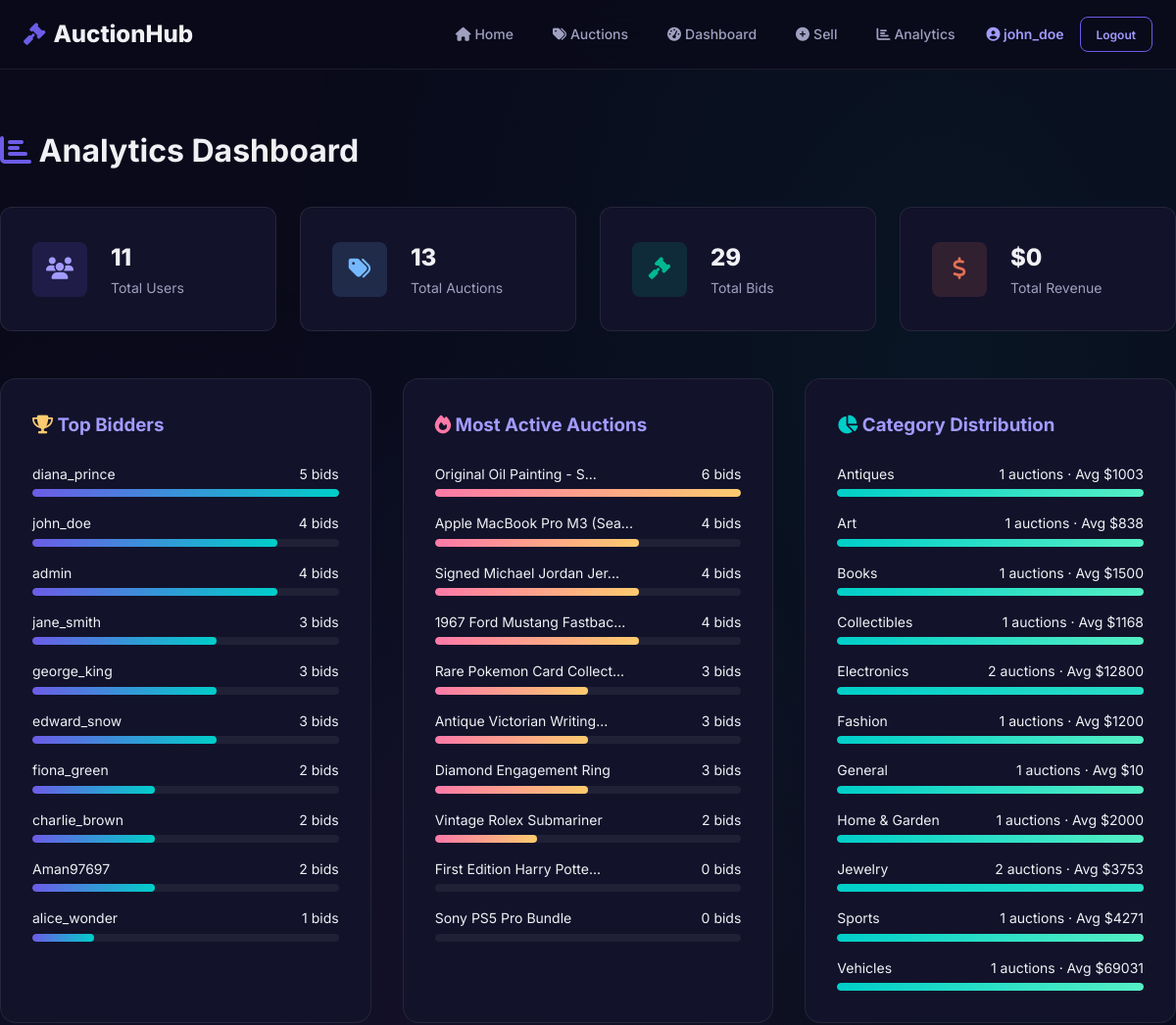
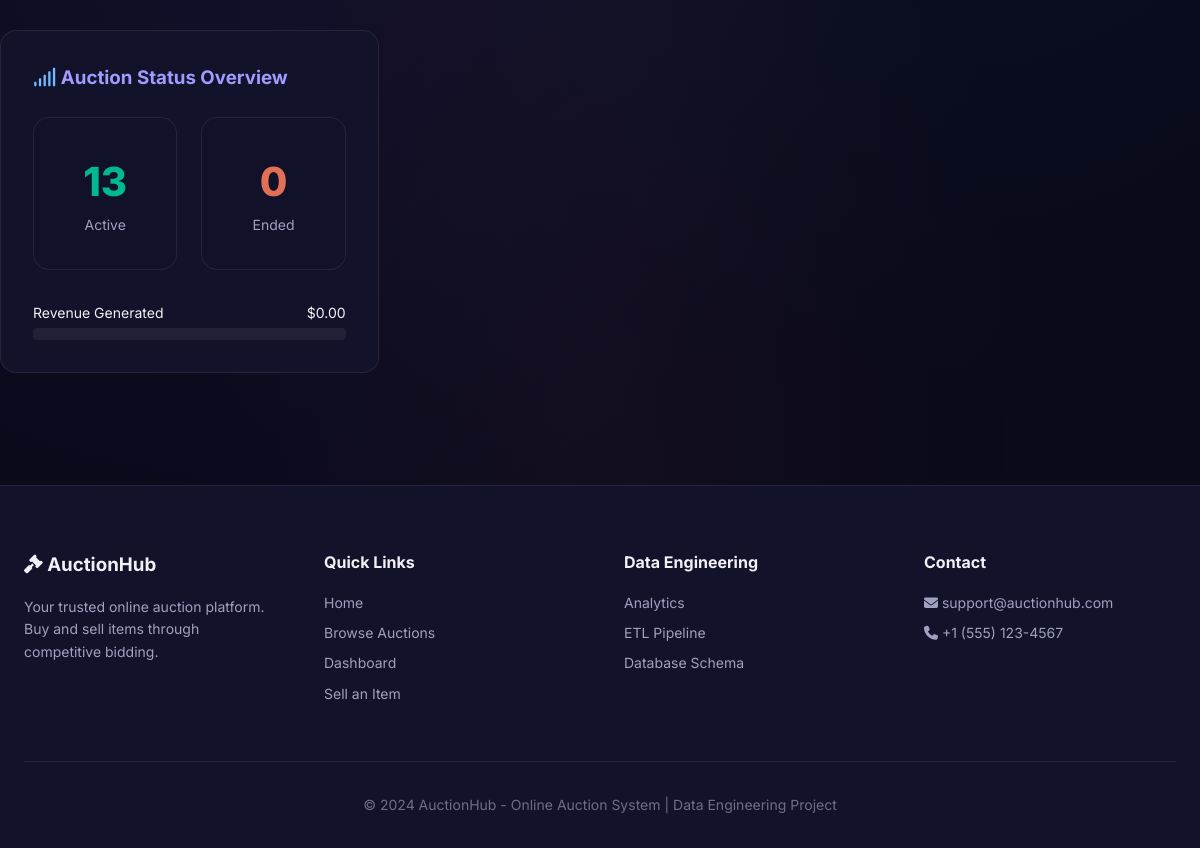
Screenshot of /analytics (signed in) with the database file from the repository (2 pictures, top to bottom).
### models.py (models this page shows, shortened)
class User(UserMixin, db.Model):
    __tablename__ = 'users'
    id = db.Column(db.Integer, primary_key=True, autoincrement=True)
    username = db.Column(db.String(80), unique=True, nullable=False, index=True)
    email = db.Column(db.String(120), unique=True, nullable=False, index=True)
    password_hash = db.Column(db.String(256), nullable=False)
    full_name = db.Column(db.String(150), nullable=True)
    phone = db.Column(db.String(20), nullable=True)
    created_at = db.Column(db.DateTime, default=lambda: datetime.now(timezone.utc))
    is_active = db.Column(db.Boolean, default=True)
    items = db.relationship('Item', backref='seller', lazy='dynamic')
    bids = db.relationship('Bid', backref='bidder', lazy='dynamic')
    won_auctions = db.relationship('Auction', backref='winner',
                                   foreign_keys='Auction.winner_id', lazy='dynamic')

class Auction(db.Model):
    __tablename__ = 'auctions'
    id = db.Column(db.Integer, primary_key=True, autoincrement=True)
    item_id = db.Column(db.Integer, db.ForeignKey('items.id'), nullable=False)
    starting_price = db.Column(db.Float, nullable=False)
    current_price = db.Column(db.Float, nullable=False)
    start_time = db.Column(db.DateTime, default=lambda: datetime.now(timezone.utc))
    end_time = db.Column(db.DateTime, nullable=False)
    status = db.Column(db.String(20), default='active')  # active, ended, cancelled
    winner_id = db.Column(db.Integer, db.ForeignKey('users.id'), nullable=True)
    bid_count = db.Column(db.Integer, default=0)
    created_at = db.Column(db.DateTime, default=lambda: datetime.now(timezone.utc))
    bids = db.relationship('Bid', backref='auction', lazy='dynamic',
                           order_by='Bid.amount.desc()')

class Item(db.Model):
    __tablename__ = 'items'
    id = db.Column(db.Integer, primary_key=True, autoincrement=True)
    title = db.Column(db.String(200), nullable=False)
    description = db.Column(db.Text, nullable=True)
    image_url = db.Column(db.String(500), nullable=True)
    category = db.Column(db.String(100), nullable=True)
    seller_id = db.Column(db.Integer, db.ForeignKey('users.id'), nullable=False)
    created_at = db.Column(db.DateTime, default=lambda: datetime.now(timezone.utc))
    auctions = db.relationship('Auction', backref='item', lazy='dynamic')

### app.py (the view)
    @app.route('/analytics')
    @login_required
    def analytics():
        check_and_close_auctions()
        from sqlalchemy import func
        top_bidders = db.session.query(
            User.username,
            func.count(Bid.id).label('bid_count'),
            func.sum(Bid.amount).label('total_amount')
        ).join(Bid, User.id == Bid.bidder_id).group_by(User.username).order_by(
            func.count(Bid.id).desc()
        ).limit(10).all()
        active_auctions = db.session.query(
            Auction.id,
            Item.title,
            Auction.current_price,
            Auction.bid_count,
            Auction.status
        ).join(Item, Auction.item_id == Item.id).order_by(
            Auction.bid_count.desc()
        ).limit(10).all()
        total_revenue = db.session.query(
            func.sum(Auction.current_price)
        ).filter(Auction.status == 'ended', Auction.winner_id.isnot(None)).scalar() or 0
        category_stats = db.session.query(
            Item.category,
            func.count(Auction.id).label('auction_count'),
            func.avg(Auction.current_price).label('avg_price')
        ).join(Auction, Item.id == Auction.item_id).group_by(
            Item.category
        ).all()
        total_users = User.query.count()
        total_auctions = Auction.query.count()
        total_bids = Bid.query.count()
        active_count = Auction.query.filter_by(status='active').count()
        ended_count = Auction.query.filter_by(status='ended').count()
        return render_template('analytics.html',
                               top_bidders=top_bidders,
                               active_auctions=active_auctions,
                               total_revenue=total_revenue,
                               category_stats=category_stats,
                               total_users=total_users,
                               total_auctions=total_auctions,
                               total_bids=total_bids,
                               active_count=active_count,
                               ended_count=ended_count)

### app.py (called while the page is built)
def utcnow():
    return datetime.utcnow()

### templates/analytics.html (shortened to what this page needs)
{% extends "base.html" %}
{% block content %}
<div class="container analytics">
    <div class="section-header">
        <h1 class="section-title"><i class="fas fa-chart-bar" style="color: var(--primary);"></i> Analytics Dashboard</h1>
    </div>
    <div class="dashboard-stats" style="margin-bottom: var(--space-2xl);">
        <div class="dash-stat animate-in">
            <div class="dash-stat-icon purple"><i class="fas fa-users"></i></div>
            <div><div class="dash-stat-number">{{ total_users }}</div><div class="dash-stat-label">Total Users</div></div>
        </div>
        <div class="dash-stat animate-in">
            <div class="dash-stat-icon blue"><i class="fas fa-tags"></i></div>
            <div><div class="dash-stat-number">{{ total_auctions }}</div><div class="dash-stat-label">Total Auctions</div></div>
        </div>
        <div class="dash-stat animate-in">
            <div class="dash-stat-icon green"><i class="fas fa-gavel"></i></div>
            <div><div class="dash-stat-number">{{ total_bids }}</div><div class="dash-stat-label">Total Bids</div></div>
        </div>
        <div class="dash-stat animate-in">
            <div class="dash-stat-icon red"><i class="fas fa-dollar-sign"></i></div>
            <div><div class="dash-stat-number">${{ "%.0f"|format(total_revenue) }}</div><div class="dash-stat-label">Total Revenue</div></div>
        </div>
    </div>
    <div class="analytics-grid">
        <div class="chart-card animate-in">
            <h3><i class="fas fa-trophy" style="color: var(--warning);"></i> Top Bidders</h3>
            {% if top_bidders %}
            <div class="bar-chart">
                {% for bidder in top_bidders %}
                <div class="bar-item">
                    <div class="bar-label">
                        <span>{{ bidder[0] }}</span>
                        <span>{{ bidder[1] }} bids</span>
                    </div>
                    <div class="bar-track">
                        <div class="bar-fill" style="width: {{ (bidder[1] / top_bidders[0][1] * 100) if top_bidders[0][1] > 0 else 0 }}%;"></div>
                    </div>
                </div>
                {% endfor %}
            </div>
            {% else %}
            <div class="empty-state"><p>No bidding data yet</p></div>
            {% endif %}
        </div>
        <div class="chart-card animate-in">
            <h3><i class="fas fa-fire" style="color: var(--accent);"></i> Most Active Auctions</h3>
            {% if active_auctions %}
            <div class="bar-chart">
                {% for auction in active_auctions %}
                <div class="bar-item">
                    <div class="bar-label">
                        <span>{{ auction[1][:25] }}{% if auction[1]|length > 25 %}...{% endif %}</span>
                        <span>{{ auction[3] }} bids</span>
                    </div>
                    <div class="bar-track">
                        <div class="bar-fill" style="width: {{ (auction[3] / active_auctions[0][3] * 100) if active_auctions[0][3] > 0 else 0 }}%; background: linear-gradient(90deg, var(--accent), var(--warning));"></div>
                    </div>
                </div>
                {% endfor %}
            </div>
            {% else %}
            <div class="empty-state"><p>No auction data yet</p></div>
            {% endif %}
        </div>
        <div class="chart-card animate-in">
            <h3><i class="fas fa-chart-pie" style="color: var(--secondary);"></i> Category Distribution</h3>
            {% if category_stats %}
            <div class="bar-chart">
                {% for stat in category_stats %}
                <div class="bar-item">
                    <div class="bar-label">
                        <span>{{ stat[0] or 'General' }}</span>
                        <span>{{ stat[1] }} auctions · Avg ${{ "%.0f"|format(stat[2]) }}</span>
                    </div>
                    <div class="bar-track">
                        <div class="bar-fill" style="width: {{ (stat[1] / category_stats[0][1] * 100) if category_stats[0][1] > 0 else 0 }}%; background: linear-gradient(90deg, var(--secondary), var(--secondary-light));"></div>
                    </div>
                </div>
                {% endfor %}
            </div>
            {% else %}
            <div class="empty-state"><p>No category data yet</p></div>
            {% endif %}
        </div>
        <div class="chart-card animate-in">
            <h3><i class="fas fa-signal" style="color: var(--info);"></i> Auction Status Overview</h3>
            <div style="display: grid; grid-template-columns: 1fr 1fr; gap: var(--space-lg); margin-top: var(--space-lg);">
                <div class="glass-card" style="text-align: center;">
                    <div style="font-size: var(--font-size-3xl); font-weight: 800; color: var(--success);">{{ active_count }}</div>
                    <div style="color: var(--text-secondary); font-size: var(--font-size-sm);">Active</div>
                </div>
                <div class="glass-card" style="text-align: center;">
                    <div style="font-size: var(--font-size-3xl); font-weight: 800; color: var(--danger);">{{ ended_count }}</div>
                    <div style="color: var(--text-secondary); font-size: var(--font-size-sm);">Ended</div>
                </div>
            </div>
            <div style="margin-top: var(--space-xl);">
                <div class="bar-item">
                    <div class="bar-label"><span>Revenue Generated</span><span>${{ "%.2f"|format(total_revenue) }}</span></div>
                    <div class="bar-track" style="height: 12px;">
                    </div>
                </div>
            </div>
        </div>
    </div>
</div>
{% endblock %}

### templates/base.html (shortened to what this page needs)
<!DOCTYPE html>
<html lang="en">
<head>
    <link rel="stylesheet" href="https://cdnjs.cloudflare.com/ajax/libs/font-awesome/6.5.1/css/all.min.css">
    <link rel="stylesheet" href="{{ url_for('static', filename='css/style.css') }}">
</head>
<body>
    <nav class="navbar" id="main-navbar">
        <div class="nav-container">
            <a href="{{ url_for('index') }}" class="nav-logo">
                <i class="fas fa-gavel"></i>
                <span>AuctionHub</span>
            </a>
            <div class="nav-links" id="nav-links">
                <a href="{{ url_for('index') }}" class="nav-link"><i class="fas fa-home"></i> Home</a>
                <a href="{{ url_for('auctions') }}" class="nav-link"><i class="fas fa-tags"></i> Auctions</a>
                {% if current_user.is_authenticated %}
                <a href="{{ url_for('dashboard') }}" class="nav-link"><i class="fas fa-tachometer-alt"></i> Dashboard</a>
                <a href="{{ url_for('create_auction') }}" class="nav-link"><i class="fas fa-plus-circle"></i> Sell</a>
                <a href="{{ url_for('analytics') }}" class="nav-link"><i class="fas fa-chart-bar"></i> Analytics</a>
                <div class="nav-user">
                    <span class="nav-username"><i class="fas fa-user-circle"></i> {{ current_user.username }}</span>
                    <a href="{{ url_for('logout') }}" class="btn btn-outline btn-sm">Logout</a>
                </div>
                {% else %}
                <a href="{{ url_for('login') }}" class="btn btn-outline btn-sm">Login</a>
                <a href="{{ url_for('register') }}" class="btn btn-primary btn-sm">Register</a>
                {% endif %}
            </div>
        </div>
    </nav>
    <main class="main-content">
        {% block content %}{% endblock %}
    </main>
    <footer class="footer">
        <div class="container">
            <div class="footer-grid">
                <div class="footer-col">
                    <h3><i class="fas fa-gavel"></i> AuctionHub</h3>
                    <p>Your trusted online auction platform. Buy and sell items through competitive bidding.</p>
                </div>
                <div class="footer-col">
                    <h4>Quick Links</h4>
                    <a href="{{ url_for('index') }}">Home</a>
                    <a href="{{ url_for('auctions') }}">Browse Auctions</a>
                    {% if current_user.is_authenticated %}
                    <a href="{{ url_for('dashboard') }}">Dashboard</a>
                    <a href="{{ url_for('create_auction') }}">Sell an Item</a>
                    {% endif %}
                </div>
                <div class="footer-col">
                    <h4>Data Engineering</h4>
                    <a href="{{ url_for('analytics') if current_user.is_authenticated else '#' }}">Analytics</a>
                    <a href="#">ETL Pipeline</a>
                    <a href="#">Database Schema</a>
                </div>
                <div class="footer-col">
                    <h4>Contact</h4>
                    <p><i class="fas fa-envelope"></i> support@auctionhub.com</p>
                    <p><i class="fas fa-phone"></i> +1 (555) 123-4567</p>
                </div>
            </div>
            <div class="footer-bottom">
                <p>&copy; 2024 AuctionHub - Online Auction System | Data Engineering Project</p>
            </div>
        </div>
    </footer>
</body>
</html>

### rows the page displays
User: username "john_doe", bidder "4", {{ (bidder[1] / top_bidders[0][1] * 100) if top_bidders[0][1] > 0 else 0 }} 80.0 (drawn)
User: username "diana_prince", bidder "5", {{ (bidder[1] / top_bidders[0][1] * 100) if top_bidders[0][1] > 0 else 0 }} 100.0 (drawn)
User: username "admin", bidder "4", {{ (bidder[1] / top_bidders[0][1] * 100) if top_bidders[0][1] > 0 else 0 }} 80.0 (drawn)
User: username "jane_smith", id "3", {{ (bidder[1] / top_bidders[0][1] * 100) if top_bidders[0][1] > 0 else 0 }} 60.0 (drawn)
User: username "george_king", bidder "3", {{ (bidder[1] / top_bidders[0][1] * 100) if top_bidders[0][1] > 0 else 0 }} 60.0 (drawn)
User: username "edward_snow", bidder "3", {{ (bidder[1] / top_bidders[0][1] * 100) if top_bidders[0][1] > 0 else 0 }} 60.0 (drawn)
User: username "fiona_green", bidder "2", {{ (bidder[1] / top_bidders[0][1] * 100) if top_bidders[0][1] > 0 else 0 }} 40.0 (drawn)
User: username "charlie_brown", bidder "2", {{ (bidder[1] / top_bidders[0][1] * 100) if top_bidders[0][1] > 0 else 0 }} 40.0 (drawn)
User: username "Aman97697", bidder "2", {{ (bidder[1] / top_bidders[0][1] * 100) if top_bidders[0][1] > 0 else 0 }} 40.0 (drawn)
User: username "alice_wonder", is_active "1", {{ (bidder[1] / top_bidders[0][1] * 100) if top_bidders[0][1] > 0 else 0 }} 20.0 (drawn)
Auction: title "Original Oil Painting - S", bid_count "6"
Auction: title "Apple MacBook Pro M3 (Sea", bid_count "4"
Auction: title "Signed Michael Jordan Jer", bid_count "4"
Auction: title "1967 Ford Mustang Fastbac", bid_count "4"
Auction: title "Rare Pokemon Card Collect", bid_count "3"
Auction: title "Antique Victorian Writing", bid_count "3"
Auction: title "Diamond Engagement Ring", bid_count "3"
Auction: title "Vintage Rolex Submariner", bid_count "2"
Auction: title "First Edition Harry Potte", bid_count "0"
Auction: title "Sony PS5 Pro Bundle", bid_count "0"
Item: category "Antiques", stat "1", stat "1003"
Item: category "Art", stat "1", stat "838"
Item: category "Books", stat "1", stat "1500"
Item: category "Collectibles", stat "1", stat "1168"
Item: category "Fashion", stat "1", stat "1200"
Item: category "General", stat "1", stat "10"
Item: category "Home & Garden", stat "1", stat "2000"
Item: category "Sports", stat "1", stat "4271"
Item: category "Vehicles", stat "1", stat "69031"

### other values shown
{{ total_users }} "11"
{{ total_auctions }} "13"
{{ total_bids }} "29"
{{ "%.0f"|format(total_revenue) }} "0"
{{ stat[0] or 'General' }} "Electronics" "Jewelry"
{{ stat[1] }} "2" "2"
{{ "%.0f"|format(stat[2]) }} "12800" "3753"
{{ active_count }} "13"
{{ ended_count }} "0"
{{ "%.2f"|format(total_revenue) }} "0.00"
